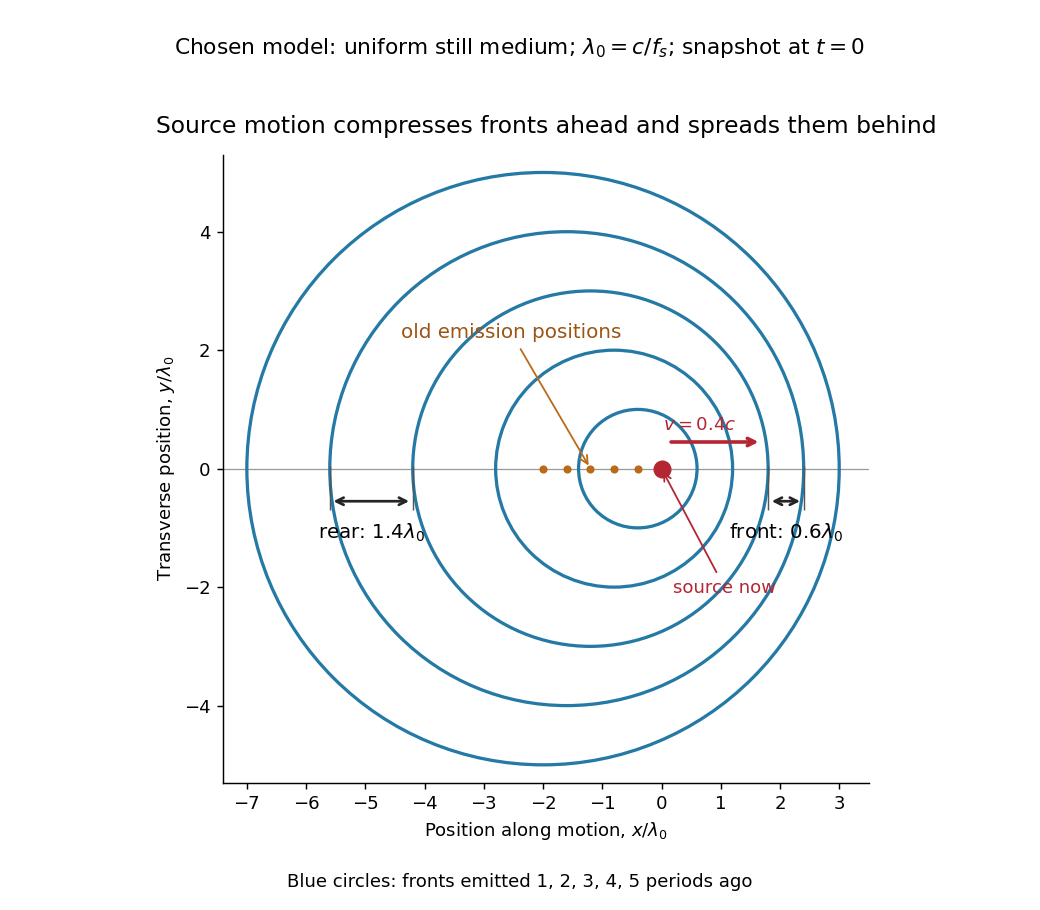

Write Python code to recreate this figure.
"""Plot chosen subsonic wavefront geometry; emit the PNG into the CWD.

Tested with Python 3.14, matplotlib 3.10.7, numpy 2.3.5.
Lengths are in lambda_0 = c/f_s; the deliberately chosen source Mach ratio is 0.4.
"""
from pathlib import Path

import matplotlib.pyplot as plt
from matplotlib.patches import Circle
import numpy as np


def main():
    mach = 0.4
    fig, ax = plt.subplots(figsize=(8, 7), dpi=130, facecolor="white")
    fig.subplots_adjust(left=0.08, right=0.97, bottom=0.14, top=0.83)
    for age in range(1, 6):
        center = -mach * age
        ax.add_patch(Circle((center, 0), age, fill=False, color="#2479a5", lw=1.8))
        ax.plot(center, 0, ".", color="#bb6a1a", ms=7, zorder=5)
    ax.axhline(0, color="#999999", lw=0.7, zorder=0)
    ax.plot(0, 0, "o", color="#b32632", ms=9, zorder=6)
    ax.annotate("source now", (0, 0), (0.2, -2.1),
                arrowprops={"arrowstyle": "->", "color": "#b32632"}, color="#b32632")
    ax.annotate("", (1.7, 0.45), (0.1, 0.45),
                arrowprops={"arrowstyle": "->", "lw": 2, "color": "#b32632"})
    ax.text(0.65, 0.65, r"$v=0.4c$", color="#b32632", ha="center")
    # Each arrow spans intersections of adjacent fronts with the motion axis.
    for left, right, label in [(-5.6, -4.2, r"rear: $1.4\lambda_0$"),
                               (1.8, 2.4, r"front: $0.6\lambda_0$")]:
        ax.annotate("", (right, -0.55), (left, -0.55),
                    arrowprops={"arrowstyle": "<->", "color": "#252525", "lw": 1.5})
        ax.vlines([left, right], -0.7, 0.05, color="#555555", lw=0.8)
        ax.text((left + right) / 2, -1.18, label, ha="center", fontsize=11)
    ax.annotate("old emission positions", (-1.2, 0), (-4.4, 2.2),
                arrowprops={"arrowstyle": "->", "color": "#bb6a1a"},
                color="#9b5413", fontsize=11)
    fig.text(0.5, 0.025, "Blue circles: fronts emitted 1, 2, 3, 4, 5 periods ago",
             fontsize=10, ha="center")
    ax.set(xlim=(-7.4, 3.5), ylim=(-5.3, 5.3), aspect="equal",
           xlabel=r"Position along motion, $x/\lambda_0$", ylabel=r"Transverse position, $y/\lambda_0$")
    ax.set_xticks(np.arange(-7, 4, 1))
    ax.spines[["top", "right"]].set_visible(False)
    ax.set_title("Source motion compresses fronts ahead and spreads them behind", pad=12, fontsize=13)
    fig.suptitle(r"Chosen model: uniform still medium; $\lambda_0=c/f_s$; snapshot at $t=0$",
                 y=0.96, fontsize=12)
    fig.savefig(Path.cwd() / f"{Path(__file__).stem}.png", facecolor="white")
    plt.close(fig)


if __name__ == "__main__":
    main()
